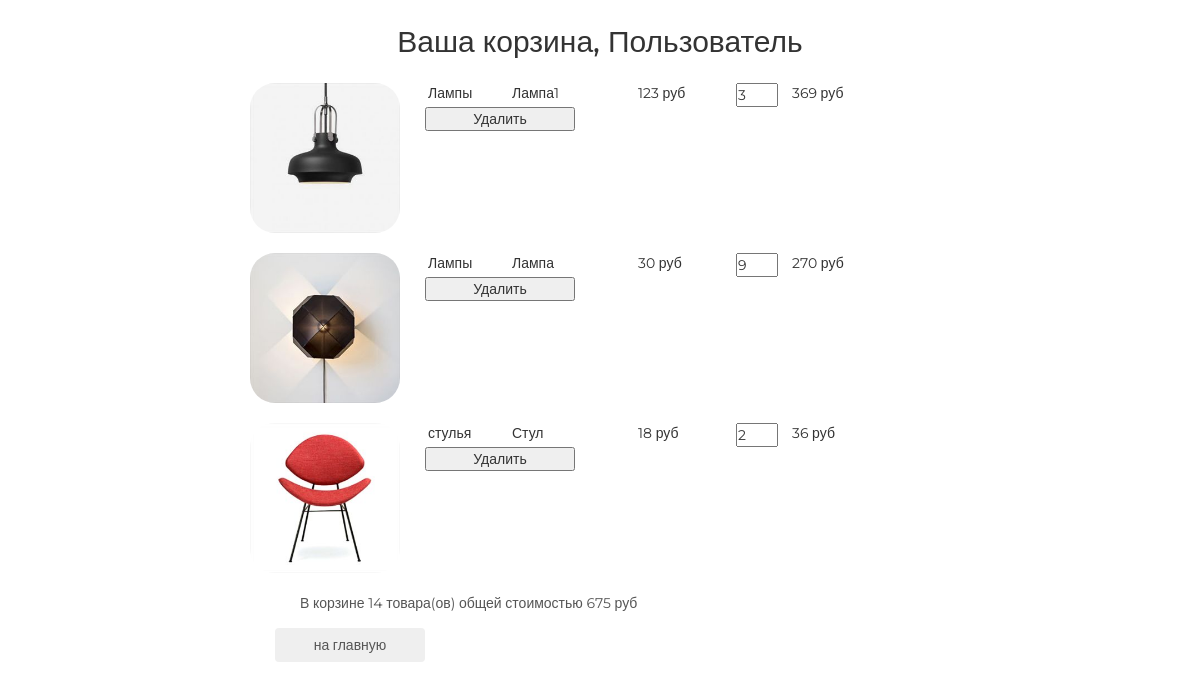
The app's page /basket/ (signed in), older data.
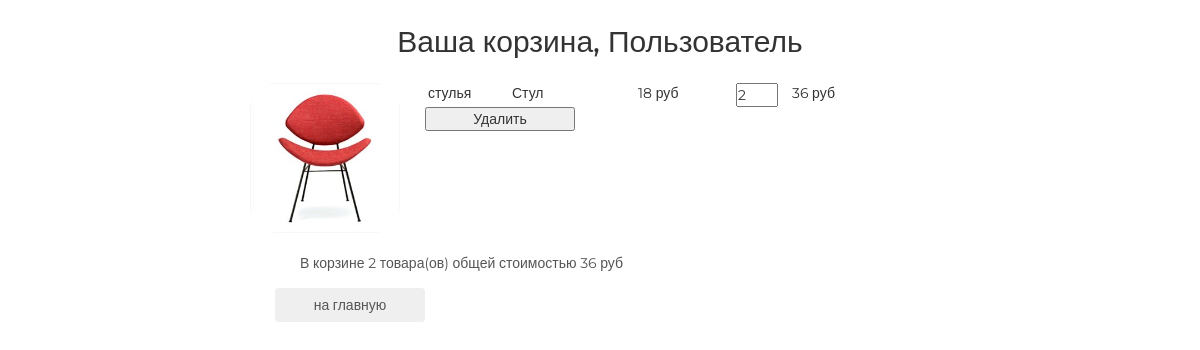
The same page, newer data.
### basketapp/models.py (models this page shows, shortened)
class OrderItem(models.Model):
    product = models.OneToOneField(Product, on_delete=models.CASCADE)
    quantity = models.PositiveIntegerField(verbose_name='количество', default=0)
    add_datetime = models.DateTimeField(verbose_name='время добавления', auto_now_add=True)
    basket = models.ForeignKey(Basket, on_delete=models.CASCADE)
    @property
    def totall_price(self):
        return self.product.price * self.quantity

class Basket(models.Model):
    user = models.OneToOneField(settings.AUTH_USER_MODEL, on_delete=models.CASCADE)
    add_datetime = models.DateTimeField(verbose_name='время добавления', auto_now_add=True)
    def totall_quantity(self):
        _items = OrderItem.objects.filter(basket=self)
        return sum(list(map(lambda x: x.quantity, _items)))
    def totall_price(self):
        _items = OrderItem.objects.filter(basket=self)
        _summ = 0
        for _item in _items:
            _summ = _summ + _item.totall_price
        return _summ

### mainapp/models.py (models this page shows, shortened)
class Product(models.Model):
    name = models.CharField(max_length=32, unique=True, verbose_name='Название')
    descrition = models.TextField(verbose_name='Описание товара')
    price = models.PositiveIntegerField(verbose_name='Цена')
    category = models.ForeignKey(Category, on_delete=models.CASCADE)
    image = models.ImageField(upload_to='products', verbose_name='Изображение',
                              null=True, blank=True)

class Category(models.Model):
    name = models.CharField(max_length=32, unique=True, verbose_name='Название')

### basketapp/views.py (the view)
# urls.py: path('', basketapp.basket_view, name='basket'),
@login_required
def basket_view(request):
    basket = get_basket(user=request.user)
    items = OrderItem.objects.filter(basket=basket)
    content = {"basket":basket, "items":items,}
    return render(request, 'basketapp/basket.html', content)

### mainapp/views.py (called while the page is built)
def get_basket(user):
    if user.is_authenticated:
        basket = Basket.objects.filter(user=user)
        if not basket:
            basket = Basket(user)
            basket.save()
        return basket[0]
    return False

### basketapp/templates/basketapp/basket.html
{% extends 'basketapp/base.html' %}
{% block content %}
    <div class="basket_list">
        {% include 'basketapp/basket_inc.html' %}
    </div>
    <button class="btn btn-round">
        <a href="{% url 'mainapp:main' %}">
            на главную
        </a>
    </button>
{% endblock %}

### basketapp/templates/basketapp/basket_inc.html (shortened to what this page needs)
{% for item in items %}
    <div class="basket_record">
        <img src="{{ item.product.image.url }}" alt="{{ item.product.descrition }}">
        <span class="category_name">{{ item.product.category.name }}</span>
        <span class="product_name">{{ item.product.name }}</span>
        <span class="product_price">{{ item.product.price }}&nbspруб</span>
        <input type="number" name="{{ item.pk }}" min="0" value="{{ item.quantity }}">
        <span class="product_cost">{{ item.totall_price }}&nbspруб</span>
        <form action="{% url 'basketapp:product_remove_all' item.pk %} " name="{{ item.pk }}" method="post">
            <button type="submit" name="{{ item.pk }}">Удалить</button>
        </form>
    </div>
{% endfor %}
{% if basket %}
    <div class="basket_summary">
        В корзине {{ basket.totall_quantity }} товара(ов) общей стоимостью
        {{ basket.totall_price }} руб
    </div>
{% endif %}

Row changes from the older to the newer data that the page shows:
removed OrderItem: product.image (picture), product.category.name "Лампы", product.name "Лампа1", product.price "123", quantity "3", totall_price "369"
removed OrderItem: product.image (picture), product.category.name "Лампы", product.name "Лампа", product.price "30", quantity "9", totall_price "270"
removed Basket: totall_quantity "14", totall_price "675"
added Basket: totall_quantity "2", totall_price "36"
